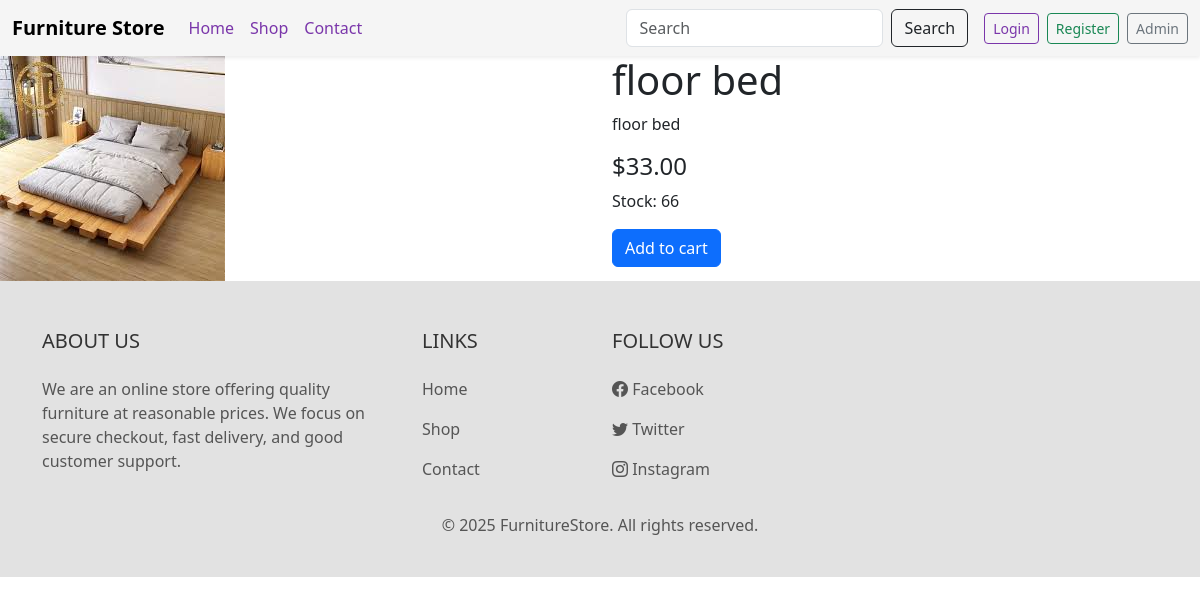
The app's page /products/product/floor-bed/ with its own data.
### product/models.py (models this page shows, shortened)
class Product(models.Model):
    category = models.ForeignKey(Category, related_name='products', on_delete=models.CASCADE)
    name = models.CharField(max_length=255)
    slug = models.SlugField(unique=True, blank=True)
    description = models.TextField(blank=True)
    price = models.DecimalField(max_digits=10, decimal_places=2)
    image = models.ImageField(upload_to='products/', blank=True, null=True)
    stock = models.PositiveIntegerField(default=0)
    created_at = models.DateTimeField(auto_now_add=True)
    class Meta:
        ordering = ('-created_at',)

### product/views.py (the view)
# urls.py: path('product/<slug:slug>/', views.product_detail, name='product_detail'),
def product_detail(request, slug):
    product = get_object_or_404(Product, slug=slug)
    return render(request, 'product/product_detail.html', {'product': product})

### templates/product/product_detail.html
{% extends 'core/base.html' %}
{% block content %}
<div class="row">
  <div class="col-md-6">
    {% if product.image %}
      <img src="{{ product.image.url }}" class="img-fluid" alt="{{ product.name }}">
    {% endif %}
  </div>
  <div class="col-md-6">
    <h1>{{ product.name }}</h1>
    <p>{{ product.description }}</p>
    <h4>${{ product.price }}</h4>
    <p>Stock: {{ product.stock }}</p>
    <a href="#" class="btn btn-primary">Add to cart</a>
  </div>
</div>
{% endblock %}

### records on screen
Product: image (picture), name "floor bed", description "floor bed", price "33.00", stock "66"
